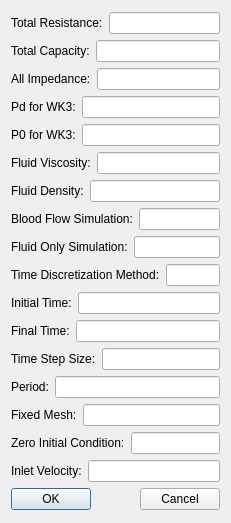
<?xml version="1.0" encoding="UTF-8"?>
<ui version="4.0">
 <class>QtArteryTechPhysicsSetupUI</class>
 <widget class="QDialog" name="QtArteryTechPhysicsSetupUI">
  <property name="geometry">
   <rect>
    <x>0</x>
    <y>0</y>
    <width>231</width>
    <height>523</height>
   </rect>
  </property>
  <property name="windowTitle">
   <string>QtArteryTechPhysicsSetupUI</string>
  </property>
  <layout class="QVBoxLayout" name="verticalLayout_3">
   <item>
    <layout class="QVBoxLayout" name="verticalLayout_2">
     <item>
      <layout class="QVBoxLayout" name="verticalLayout">
       <item>
        <layout class="QHBoxLayout" name="horizontalLayout">
         <item>
          <widget class="QLabel" name="TotalResistanceLabel">
           <property name="text">
            <string>Total Resistance:</string>
           </property>
          </widget>
         </item>
         <item>
          <widget class="QLineEdit" name="TotalResistanceLineEdit"/>
         </item>
        </layout>
       </item>
       <item>
        <layout class="QHBoxLayout" name="horizontalLayout_2">
         <item>
          <widget class="QLabel" name="TotalCapacityLabel">
           <property name="text">
            <string>Total Capacity:</string>
           </property>
          </widget>
         </item>
         <item>
          <widget class="QLineEdit" name="TotalCapacityLineEdit"/>
         </item>
        </layout>
       </item>
       <item>
        <layout class="QHBoxLayout" name="horizontalLayout_3">
         <item>
          <widget class="QLabel" name="AllImpedanceLabel">
           <property name="text">
            <string>All Impedance:</string>
           </property>
          </widget>
         </item>
         <item>
          <widget class="QLineEdit" name="AllImpedanceLineEdit"/>
         </item>
        </layout>
       </item>
       <item>
        <layout class="QHBoxLayout" name="horizontalLayout_4">
         <item>
          <widget class="QLabel" name="PdForWK3Label">
           <property name="text">
            <string>Pd for WK3:</string>
           </property>
          </widget>
         </item>
         <item>
          <widget class="QLineEdit" name="PdForWK3LineEdit"/>
         </item>
        </layout>
       </item>
       <item>
        <layout class="QHBoxLayout" name="horizontalLayout_5">
         <item>
          <widget class="QLabel" name="P0ForWK3Label">
           <property name="text">
            <string>P0 for WK3:</string>
           </property>
          </widget>
         </item>
         <item>
          <widget class="QLineEdit" name="P0ForWK3LineEdit">
           <property name="text">
            <string/>
           </property>
          </widget>
         </item>
        </layout>
       </item>
       <item>
        <layout class="QHBoxLayout" name="horizontalLayout_6">
         <item>
          <widget class="QLabel" name="FluidViscosityLabel">
           <property name="text">
            <string>Fluid Viscosity:</string>
           </property>
          </widget>
         </item>
         <item>
          <widget class="QLineEdit" name="FluidViscosityLineEdit"/>
         </item>
        </layout>
       </item>
       <item>
        <layout class="QHBoxLayout" name="horizontalLayout_7">
         <item>
          <widget class="QLabel" name="FluidDensityLabel">
           <property name="text">
            <string>Fluid Density:</string>
           </property>
          </widget>
         </item>
         <item>
          <widget class="QLineEdit" name="FluidDensityLineEdit"/>
         </item>
        </layout>
       </item>
       <item>
        <layout class="QHBoxLayout" name="horizontalLayout_8">
         <item>
          <widget class="QLabel" name="BloodFlowSimulationLabel">
           <property name="text">
            <string>Blood Flow Simulation:</string>
           </property>
          </widget>
         </item>
         <item>
          <widget class="QLineEdit" name="BloodFlowSimulationLineEdit"/>
         </item>
        </layout>
       </item>
       <item>
        <layout class="QHBoxLayout" name="horizontalLayout_9">
         <item>
          <widget class="QLabel" name="FluidOnlySimulationLabel">
           <property name="text">
            <string>Fluid Only Simulation:</string>
           </property>
          </widget>
         </item>
         <item>
          <widget class="QLineEdit" name="FluidOnlySimulationLineEdit"/>
         </item>
        </layout>
       </item>
       <item>
        <layout class="QHBoxLayout" name="horizontalLayout_10">
         <item>
          <widget class="QLabel" name="TimeDiscretizationMethodLabel">
           <property name="text">
            <string>Time Discretization Method:</string>
           </property>
          </widget>
         </item>
         <item>
          <widget class="QLineEdit" name="TimeDiscretizationMethodLineEdit"/>
         </item>
        </layout>
       </item>
       <item>
        <layout class="QHBoxLayout" name="horizontalLayout_11">
         <item>
          <widget class="QLabel" name="InitialTimeLabel">
           <property name="text">
            <string>Initial Time:</string>
           </property>
          </widget>
         </item>
         <item>
          <widget class="QLineEdit" name="InitialTimeLineEdit"/>
         </item>
        </layout>
       </item>
       <item>
        <layout class="QHBoxLayout" name="horizontalLayout_12">
         <item>
          <widget class="QLabel" name="FinalTimeLabel">
           <property name="text">
            <string>Final Time:</string>
           </property>
          </widget>
         </item>
         <item>
          <widget class="QLineEdit" name="FinalTimeLineEdit"/>
         </item>
        </layout>
       </item>
       <item>
        <layout class="QHBoxLayout" name="horizontalLayout_13">
         <item>
          <widget class="QLabel" name="TimeStepSizeLabel">
           <property name="text">
            <string>Time Step Size:</string>
           </property>
          </widget>
         </item>
         <item>
          <widget class="QLineEdit" name="TimeStepSizeLineEdit"/>
         </item>
        </layout>
       </item>
       <item>
        <layout class="QHBoxLayout" name="horizontalLayout_14">
         <item>
          <widget class="QLabel" name="PeriodLabel">
           <property name="text">
            <string>Period:</string>
           </property>
          </widget>
         </item>
         <item>
          <widget class="QLineEdit" name="PeriodLineEdit"/>
         </item>
        </layout>
       </item>
       <item>
        <layout class="QHBoxLayout" name="horizontalLayout_15">
         <item>
          <widget class="QLabel" name="FixedMeshLabel">
           <property name="text">
            <string>Fixed Mesh:</string>
           </property>
          </widget>
         </item>
         <item>
          <widget class="QLineEdit" name="FixedMeshLineEdit"/>
         </item>
        </layout>
       </item>
       <item>
        <layout class="QHBoxLayout" name="horizontalLayout_16">
         <item>
          <widget class="QLabel" name="ZeroInitialConditionLabel">
           <property name="text">
            <string>Zero Initial Condition:</string>
           </property>
          </widget>
         </item>
         <item>
          <widget class="QLineEdit" name="ZeroInitialConditionLineEdit"/>
         </item>
        </layout>
       </item>
       <item>
        <layout class="QHBoxLayout" name="horizontalLayout_17">
         <item>
          <widget class="QLabel" name="InletVelocityLabel">
           <property name="text">
            <string>Inlet Velocity:</string>
           </property>
          </widget>
         </item>
         <item>
          <widget class="QLineEdit" name="InletVelocityLineEdit"/>
         </item>
        </layout>
       </item>
      </layout>
     </item>
     <item>
      <layout class="QHBoxLayout" name="horizontalLayout_18">
       <item>
        <widget class="QPushButton" name="OkPushButton">
         <property name="text">
          <string>OK</string>
         </property>
        </widget>
       </item>
       <item>
        <spacer name="horizontalSpacer">
         <property name="orientation">
          <enum>Qt::Horizontal</enum>
         </property>
         <property name="sizeHint" stdset="0">
          <size>
           <width>40</width>
           <height>20</height>
          </size>
         </property>
        </spacer>
       </item>
       <item>
        <widget class="QPushButton" name="CancelPushButton">
         <property name="text">
          <string>Cancel</string>
         </property>
        </widget>
       </item>
      </layout>
     </item>
    </layout>
   </item>
  </layout>
 </widget>
 <layoutdefault spacing="6" margin="11"/>
 <resources/>
 <connections/>
</ui>
